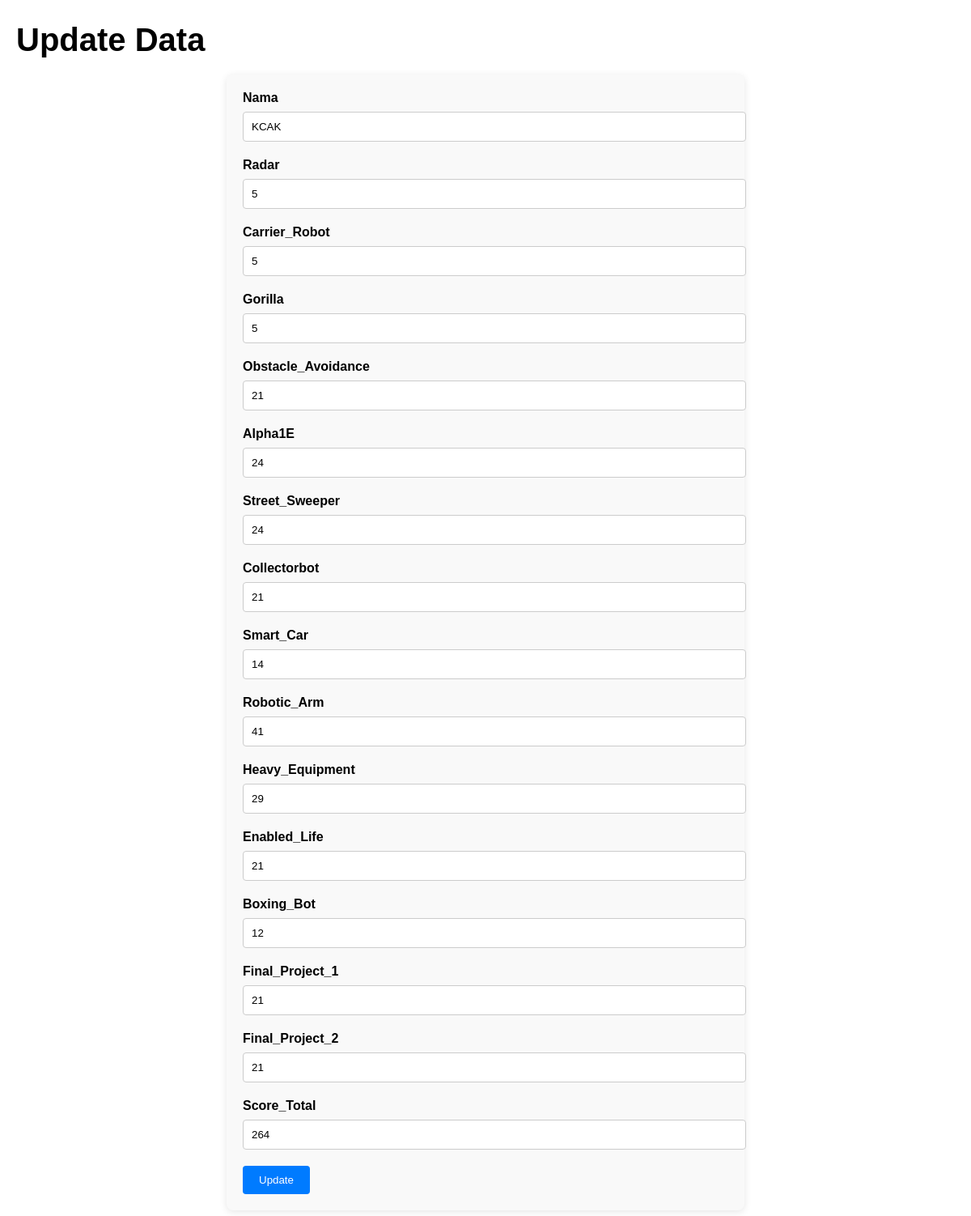
The app's page /update.php?id=4&table=Advanced_Smart_Life with its own data.
### tables this page shows
CREATE TABLE `advanced_smart_life` (
  `id` int NOT NULL,
  `Nama` varchar(100) DEFAULT NULL,
  `Radar` int DEFAULT NULL,
  `Carrier_Robot` int DEFAULT NULL,
  `Gorilla` int DEFAULT NULL,
  `Obstacle_Avoidance` int DEFAULT NULL,
  `Alpha1E` int DEFAULT NULL,
  `Street_Sweeper` int DEFAULT NULL,
  `Collectorbot` int DEFAULT NULL,
  `Smart_Car` int DEFAULT NULL,
  `Robotic_Arm` int DEFAULT NULL,
  `Heavy_Equipment` int DEFAULT NULL,
  `Enabled_Life` int DEFAULT NULL,
  `Boxing_Bot` int DEFAULT NULL,
  `Final_Project_1` int DEFAULT NULL,
  `Final_Project_2` int DEFAULT NULL,
  `Score_Total` int DEFAULT NULL
);

### update.php (the view, shortened to what this page needs)
<?php
include 'connect.php';
if (isset($_GET['id']) && isset($_GET['table'])) {
    $id = $_GET['id'];
    $table = $_GET['table'];
    $sql = "SELECT * FROM $table WHERE id = ?";
    $stmt = $conn->prepare($sql);
    $stmt->bind_param('i', $id);
    $stmt->execute();
    $result = $stmt->get_result();
    if ($result->num_rows > 0) {
        $row = $result->fetch_assoc();
    } else {
        echo "Data tidak ditemukan.";
        exit;
    }
} else {
    echo "Parameter tidak valid.";
    exit;
}
?>
<!DOCTYPE html>
<html lang="en">
<head>
    <link rel="stylesheet" href="style.css">
</head>
<body>
<h1>Update Data</h1>
<form method="post">
    <?php
    foreach ($row as $key => $value) {
        if ($key != 'id') {
            echo "<label for='$key'>" . htmlspecialchars($key) . "</label>";
            echo "<input type='text' name='" . htmlspecialchars($key) . "' value='" . htmlspecialchars($value ?? '') . "' required>";
        }
    }
    ?>
    <input type="submit" value="Update">
</form>
</body>
</html>

### style.css (style rules this page uses)
body { font-family: Arial, sans-serif; margin: 0; padding: 0; background-color: #ffffff; }
h1 { font-size: 2.5em; margin-bottom: 0.5em; }

### update.php (style rules this page uses)
body { font-family: Arial, sans-serif; margin: 20px; }
form { max-width: 600px; margin: 0 auto; background-color: #f9f9f9; padding: 20px; border-radius: 8px; box-shadow: 0 2px 10px rgba(0, 0, 0, 0.1); }
label { display: block; margin-bottom: 8px; font-weight: bold; }
input[type="text"], input[type="number"] { width: 100%; padding: 10px; margin-bottom: 20px; border: 1px solid #ccc; border-radius: 4px; }
input[type="submit"] { padding: 10px 20px; background-color: #007BFF; color: #fff; border: none; border-radius: 4px; cursor: pointer; }

### records on screen
advanced_smart_life: Nama "KCAK", Radar "5", Carrier_Robot "5", Gorilla "5", Obstacle_Avoidance "21", Alpha1E "24", Street_Sweeper "24", Collectorbot "21", Smart_Car "14", Robotic_Arm "41", Heavy_Equipment "29", Enabled_Life "21", Boxing_Bot "12", Final_Project_1 "21", Final_Project_2 "21", Score_Total "264"

### other values on screen
$key "Nama"
$key "Radar"
$key "Carrier_Robot"
$key "Gorilla"
$key "Obstacle_Avoidance"
$key "Alpha1E"
$key "Street_Sweeper"
$key "Collectorbot"
$key "Smart_Car"
$key "Robotic_Arm"
$key "Heavy_Equipment"
$key "Enabled_Life"
$key "Boxing_Bot"
$key "Final_Project_1"
$key "Final_Project_2"
